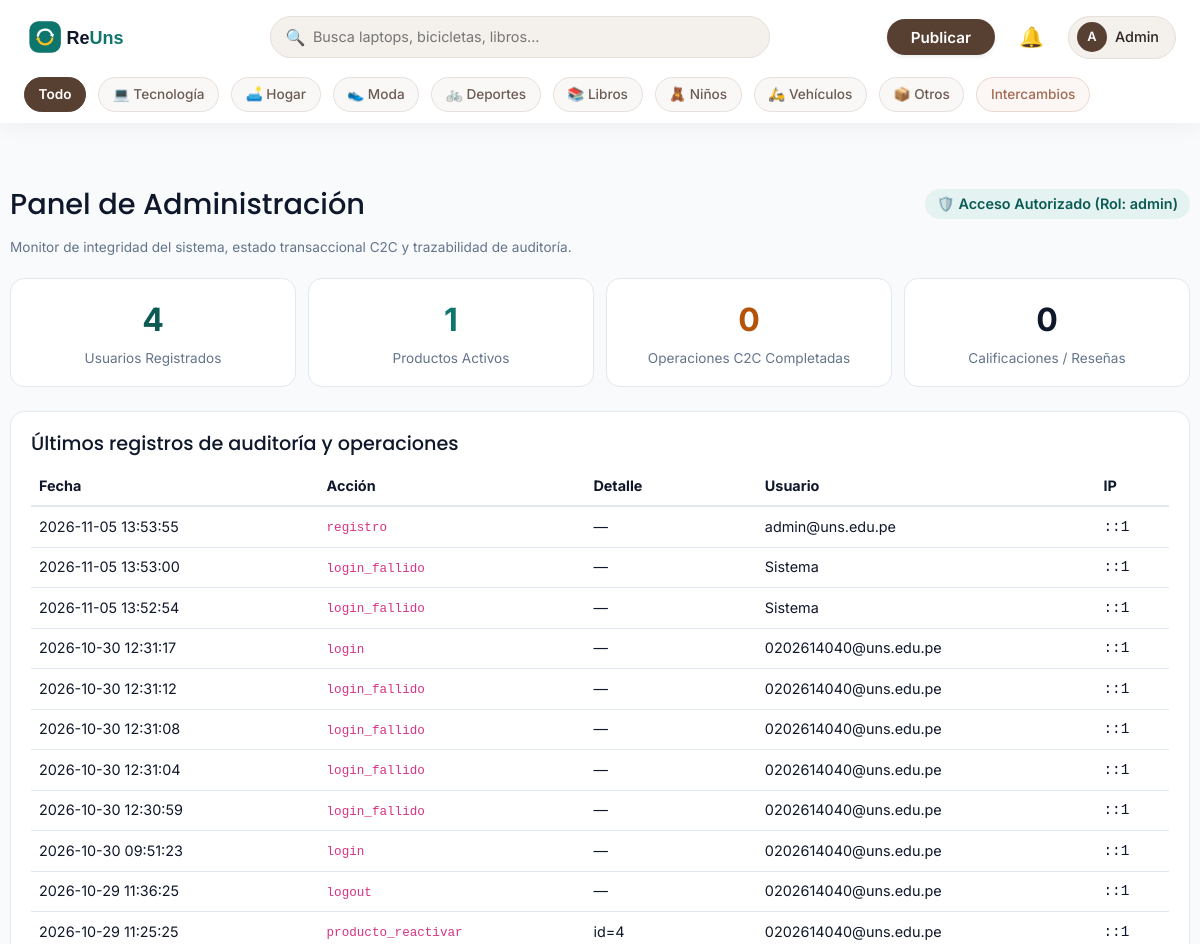
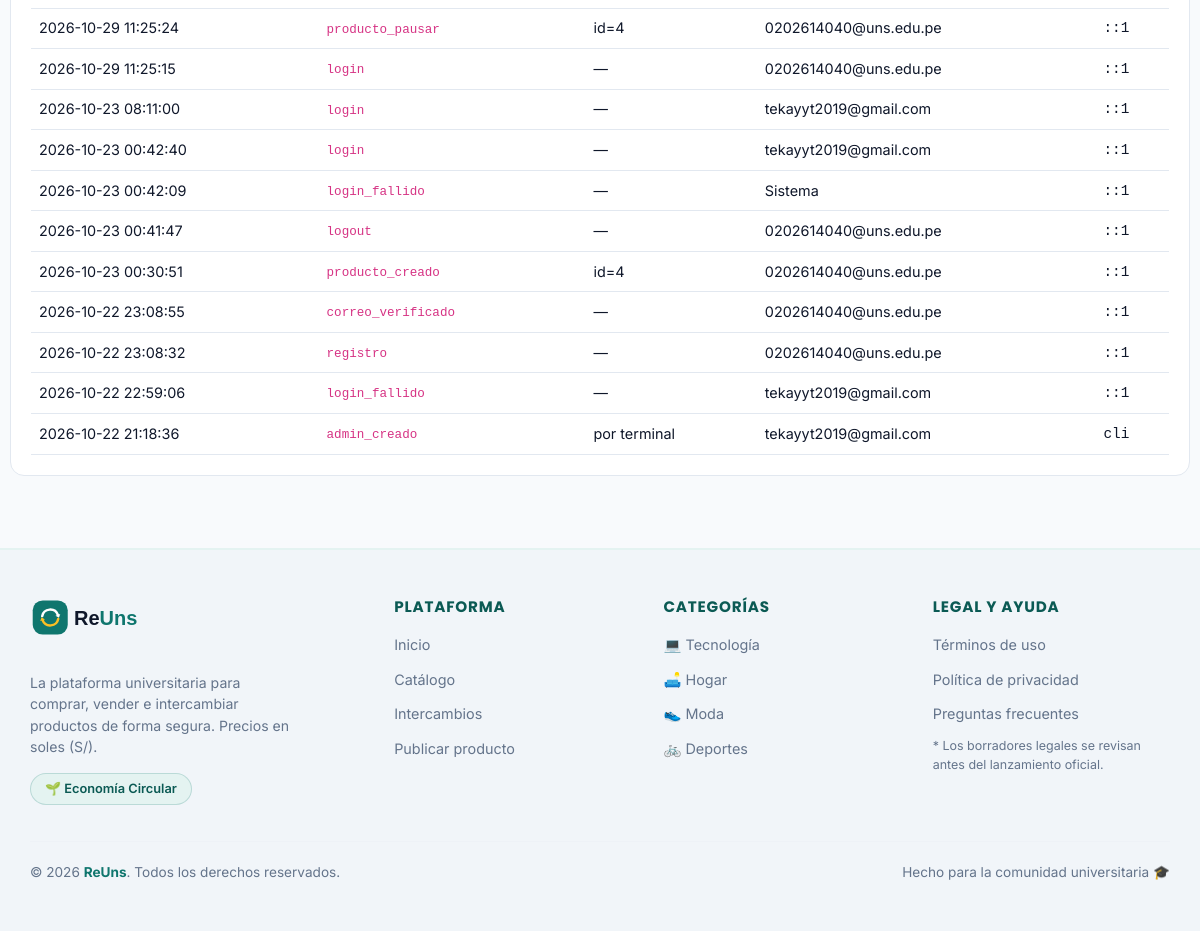
Page /admin/index.php (signed in) on the committed database (2 pictures, top to bottom).
### tables this page shows
CREATE TABLE `usuarios` (
  `id` int(10) UNSIGNED NOT NULL,
  `nombre` varchar(60) NOT NULL,
  `email` varchar(150) NOT NULL,
  `clave_hash` varchar(255) NOT NULL,
  `rol` enum('usuario','moderador','admin') NOT NULL DEFAULT 'usuario',
  `estado` enum('activo','suspendido') NOT NULL DEFAULT 'activo',
  `email_verificado_en` datetime DEFAULT NULL,
  `bio` varchar(300) DEFAULT NULL,
  `ubicacion` varchar(80) DEFAULT NULL,
  `foto` varchar(40) DEFAULT NULL,
  `version_sesion` int(10) UNSIGNED NOT NULL DEFAULT 1,
  `creado_en` datetime NOT NULL DEFAULT current_timestamp(),
  `ultimo_login` datetime DEFAULT NULL
);

CREATE TABLE `auditoria` (
  `id` bigint(20) UNSIGNED NOT NULL,
  `usuario_id` int(10) UNSIGNED DEFAULT NULL,
  `accion` varchar(60) NOT NULL,
  `detalle` varchar(255) DEFAULT NULL,
  `ip` varchar(45) NOT NULL,
  `creado_en` datetime NOT NULL DEFAULT current_timestamp()
);

### app/config/config.php (called while the page is built, shortened)
<?php
function e(?string $t): string { return htmlspecialchars($t ?? '', ENT_QUOTES, 'UTF-8'); }

### app/config/db.php (called while the page is built)
<?php
function db(): PDO {
  static $pdo = null;
  if ($pdo === null) {
    $pdo = new PDO('mysql:host='.env('DB_HOST','localhost').';dbname='.env('DB_NAME','reuns').';charset=utf8mb4',
      env('DB_USER','root'), env('DB_PASS',''),
      [PDO::ATTR_ERRMODE=>PDO::ERRMODE_EXCEPTION, PDO::ATTR_DEFAULT_FETCH_MODE=>PDO::FETCH_ASSOC, PDO::ATTR_EMULATE_PREPARES=>false]);
  }
  return $pdo;
}

### app/modelos/usuario.php (called while the page is built, shortened)
<?php
function usuario_por_id(int $id): ?array {
    $s = db()->prepare('SELECT * FROM usuarios WHERE id=?');
    $s->execute([$id]);
    return $s->fetch() ?: null;
}

### app/ayudas/sesion.php (called while the page is built, shortened)
<?php
function usuario_actual(): ?array {
  static $cache = false;
  if ($cache !== false) return $cache;
  $cache = null;
  if (!empty($_SESSION['uid'])) {
    $u = usuario_por_id((int)$_SESSION['uid']);
    if ($u && $u['estado'] === 'activo' && (int)$u['version_sesion'] === (int)($_SESSION['ver'] ?? 0)) $cache = $u;
    else { $_SESSION = []; }
  }
  return $cache;
}
function requerir_login(): array {
  $u = usuario_actual();
  return $u;
}
function requerir_rol(string ...$roles): array {
  $u = requerir_login();
  return $u;
}

### public/admin/index.php (the view, shortened to what this page needs)
<?php
require __DIR__ . '/../../app/ayudas/bootstrap.php';
requerir_rol('admin', 'moderador');
$totalUsuarios   = (int) db()->query('SELECT COUNT(*) FROM usuarios')->fetchColumn();
$totalProductos  = (int) db()->query("SELECT COUNT(*) FROM productos WHERE estado = 'activo'")->fetchColumn();
$totalCompletadas = 0;
$totalCalifs = 0;
try {
    $sOp = db()->query("SELECT (SELECT COUNT(*) FROM ofertas WHERE estado = 'completada') + (SELECT COUNT(*) FROM intercambios WHERE estado = 'completado')");
    $totalCompletadas = (int)$sOp->fetchColumn();
    $sCal = db()->query("SELECT COUNT(*) FROM calificaciones");
    $totalCalifs = (int)$sCal->fetchColumn();
} catch (Throwable $e) {
}
$log = db()->query(
    'SELECT a.creado_en, a.accion, a.detalle, a.ip, u.email
     FROM auditoria a
     LEFT JOIN usuarios u ON u.id = a.usuario_id
     ORDER BY a.id DESC
     LIMIT 25'
)->fetchAll();
require APP . '/vistas/cabecera.php';
?>
<link rel="stylesheet" href="<?= BASE ?>/assets/css/operaciones.css">
<div class="contenedor" style="padding:24px 0">
    <div style="display:flex;justify-content:space-between;align-items:center;flex-wrap:wrap;gap:12px;margin-bottom:16px">
        <h1 style="font-size:1.8rem;margin:0">Panel de Administración</h1>
        <span class="badge-reputacion" style="background:var(--verde-cl);color:var(--verde-osc);font-size:0.9rem;padding:4px 12px">
            🛡️ Acceso Autorizado (Rol: <?= e(usuario_actual()['rol']) ?>)
        </span>
    </div>
    <p class="meta" style="margin-bottom:20px">
        Monitor de integridad del sistema, estado transaccional C2C y trazabilidad de auditoría.
    </p>
    <div class="cat-grid" style="grid-template-columns:repeat(auto-fit, minmax(200px, 1fr));margin-bottom:24px">
        <div class="panel" style="text-align:center;padding:16px">
            <span style="font-size:2rem;font-weight:700;color:var(--verde-osc);display:block"><?= $totalUsuarios ?></span>
            <span class="meta">Usuarios Registrados</span>
        </div>
        <div class="panel" style="text-align:center;padding:16px">
            <span style="font-size:2rem;font-weight:700;color:var(--verde);display:block"><?= $totalProductos ?></span>
            <span class="meta">Productos Activos</span>
        </div>
        <div class="panel" style="text-align:center;padding:16px">
            <span style="font-size:2rem;font-weight:700;color:var(--ambar-osc);display:block"><?= $totalCompletadas ?></span>
            <span class="meta">Operaciones C2C Completadas</span>
        </div>
        <div class="panel" style="text-align:center;padding:16px">
            <span style="font-size:2rem;font-weight:700;color:var(--tinta);display:block"><?= $totalCalifs ?></span>
            <span class="meta">Calificaciones / Reseñas</span>
        </div>
    </div>
    <div class="panel" style="overflow-x:auto">
        <h2 style="font-size:1.2rem;margin-bottom:12px">Últimos registros de auditoría y operaciones</h2>
        <table class="tabla" style="width:100%;font-size:0.9rem">
            <thead>
                <tr style="text-align:left;border-bottom:2px solid var(--linea)">
                    <th style="padding:8px">Fecha</th>
                    <th style="padding:8px">Acción</th>
                    <th style="padding:8px">Detalle</th>
                    <th style="padding:8px">Usuario</th>
                    <th style="padding:8px">IP</th>
                </tr>
            </thead>
            <tbody>
                <?php if (!$log): ?>
                    <tr><td colspan="5" style="padding:16px;text-align:center" class="meta">No hay registros de auditoría.</td></tr>
                <?php else: ?>
                    <?php foreach ($log as $r): ?>
                        <tr style="border-bottom:1px solid var(--linea)">
                            <td style="padding:8px;white-space:nowrap"><?= e($r['creado_en']) ?></td>
                            <td style="padding:8px"><code><?= e($r['accion']) ?></code></td>
                            <td style="padding:8px"><?= e($r['detalle'] ?? '—') ?></td>
                            <td style="padding:8px"><?= e($r['email'] ?? 'Sistema') ?></td>
                            <td style="padding:8px;font-family:monospace"><?= e($r['ip']) ?></td>
                        </tr>
                    <?php endforeach; ?>
                <?php endif; ?>
            </tbody>
        </table>
    </div>
</div>
<?php require APP . '/vistas/pie.php'; ?>

### app/vistas/cabecera.php (shortened to what this page needs)
<?php
$usr = usuario_actual();
?>
<!DOCTYPE html>
<html lang="es">
<head>
    <link href="https://cdn.jsdelivr.net/npm/bootstrap@5.3.3/dist/css/bootstrap.min.css" rel="stylesheet">
    <link rel="stylesheet" href="<?= BASE ?>/assets/css/base.css">
    <link rel="stylesheet" href="<?= BASE ?>/assets/css/social.css">
</head>
<body>
<header class="cab">
  <div class="cab__contenedor-interno">
    <div class="cab__fila">
      <a href="<?= BASE ?>/index.php" class="cab__logo">
          <img src="<?= BASE ?>/assets/img/logo.svg" alt="ReUns" width="130" height="36">
      </a>
      <form class="buscador-compacto" action="<?= BASE ?>/paginas/catalogo.php" method="get" role="search">
        <span class="buscador-icono">🔍</span>
        <input id="q" name="q" type="search" placeholder="Busca laptops, bicicletas, libros..." value="<?= e($_GET['q'] ?? '') ?>">
      </form>
      <nav class="cab__acciones" aria-label="Cuenta">
        <?php if ($usr):
          $inicialUsuario = mb_strtoupper(mb_substr($usr['nombre'], 0, 1));
        ?>
          <a class="btn btn-publicar-calido btn-sm px-4 rounded-pill fw-semibold shadow-sm" href="<?= BASE ?>/paginas/publicar.php">Publicar</a>
          <a href="<?= BASE ?>/paginas/notificaciones.php" class="position-relative text-dark text-decoration-none p-2" aria-label="Notificaciones">
              <span style="font-size: 1.25rem;">🔔</span>
          </a>
          <div class="menu-usuario-hover-container">
              <div class="btn-perfil-toggle">
                  <span class="avatar-circulo"><?= e($inicialUsuario) ?></span>
                  <span class="text-truncate d-none d-sm-inline" style="max-width: 110px;"><?= e($usr['nombre']) ?></span>
              </div>
          </div>
        <?php else: ?>
          <a class="btn btn-outline-secondary btn-sm rounded-pill px-3" href="<?= BASE ?>/paginas/login.php">Ingresar</a>
          <a class="btn btn-publicar-calido btn-sm rounded-pill px-3 shadow-sm" href="<?= BASE ?>/paginas/registro.php">Crear cuenta</a>
        <?php endif; ?>
      </nav>
    </div>
  </div>
  <div class="cats-wrapper">
      <div class="cab__contenedor-interno">
          <nav class="cats-nav" aria-label="Categorías">
              <a href="<?= BASE ?>/paginas/catalogo.php" class="<?= !isset($_GET['cat']) && empty($_GET['mod']) ? 'activo' : '' ?>">Todo</a>
              <?php foreach (categorias() as $k => [$n, $i]): ?>
                  <a href="<?= BASE ?>/paginas/catalogo.php?cat=<?= $k ?>" class="<?= (isset($_GET['cat']) && $_GET['cat'] == $k) ? 'activo' : '' ?>">
                      <?= $i . ' ' . e($n) ?>
                  </a>
              <?php endforeach; ?>
              <a href="<?= BASE ?>/paginas/catalogo.php?mod=intercambio" class="cats__trueque <?= (isset($_GET['mod']) && $_GET['mod'] == 'intercambio') ? 'activo' : '' ?>">Intercambios</a>
          </nav>
      </div>
  </div>
</header>
<main id="contenido">

### public/assets/css/base.css (style rules this page uses)
:root { --verde: #0F766E; --verde-osc: #0B5A54; --verde-cl: #E4F3F1; --ambar: #F59E0B; --ambar-osc: #B45309; --tinta: #0F172A; --gris: #64748B; --linea: #E2E8F0; --fondo: #F8FAFC; --blanco: #fff; --error: #B91C1C; --footer:#B7D894; --r: 14px; --sombra: 0 1px 2px rgba(15, 23, 42, .06), 0 4px 14px rgba(15, 23, 42, .05); }
* { box-sizing: border-box; }
body { margin: 0; font: 400 16px/1.55 Inter, system-ui, sans-serif; color: var(--tinta); background: var(--fondo); }
h1, h2, h3 { font-family: Poppins, Inter, sans-serif; line-height: 1.2; margin: 0 0 .5em; }
h1 { font-size: clamp(1.9rem, 4.5vw, 3rem); }
h2 { font-size: 1.5rem; }
a { color: var(--verde); }
img { max-width: 100%; }
.contenedor { max-width: 1180px; margin: 0 auto; padding: 0 16px; }
.btn { display: inline-block; border: 2px solid transparent; border-radius: 999px; padding: .55em 1.2em; font: 600 .95rem Inter, sans-serif; cursor: pointer; text-decoration: none; text-align: center; }
.cab { background: #fff; border-bottom: 1px solid var(--linea); position: sticky; top: 0; z-index: 20; }
.cab__fila { display: flex; align-items: center; gap: 16px; padding-top: 10px; padding-bottom: 10px; flex-wrap: wrap; }
.cab__logo img { display: block; }
.cab__acciones { display: flex; align-items: center; gap: 14px; }
.cab__acciones > a:not(.btn) { text-decoration: none; color: var(--tinta); font-weight: 500; }
.cats__trueque { background: #FEF3C7; font-weight: 600; }
.cat-grid { display: grid; grid-template-columns: repeat(auto-fill, minmax(130px, 1fr)); gap: 12px; }
.meta { margin: 4px 0 0; color: var(--gris); font-size: .85rem; }
.panel { background: #fff; border: 1px solid var(--linea); border-radius: var(--r); padding: 20px; }
.tabla { width: 100%; border-collapse: collapse; font-size: .9rem; }
.tabla th, .tabla td { text-align: left; padding: 8px; border-bottom: 1px solid var(--linea); }
main#contenido { padding-top: 24px; min-height: calc(100vh - 400px); }

### public/assets/css/operaciones.css (style rules this page uses)
.badge-reputacion { display: inline-flex; align-items: center; gap: 4px; background: #FEF3C7; color: #78350F; font-weight: 600; font-size: 0.82rem; padding: 2px 8px; border-radius: 999px; }

### rows in the picture
usuarios: nombre "A", nombre "Admin", rol "admin"
auditoria: creado_en "2026-11-05 13:53:55", accion "registro", detalle "—", usuario.email "admin@uns.edu.pe", ip "::1"
auditoria: creado_en "2026-11-05 13:53:00", accion "login_fallido", detalle "—", email "Sistema", ip "::1"
auditoria: creado_en "2026-11-05 13:52:54", accion "login_fallido", detalle "—", email "Sistema", ip "::1"
auditoria: creado_en "2026-10-30 12:31:17", accion "login", detalle "—", usuario.email "0202614040@uns.edu.pe", ip "::1"
auditoria: creado_en "2026-10-30 12:31:12", accion "login_fallido", detalle "—", usuario.email "0202614040@uns.edu.pe", ip "::1"
auditoria: creado_en "2026-10-30 12:31:08", accion "login_fallido", detalle "—", usuario.email "0202614040@uns.edu.pe", ip "::1"
auditoria: creado_en "2026-10-30 12:31:04", accion "login_fallido", detalle "—", usuario.email "0202614040@uns.edu.pe", ip "::1"
auditoria: creado_en "2026-10-30 12:30:59", accion "login_fallido", detalle "—", usuario.email "0202614040@uns.edu.pe", ip "::1"
auditoria: creado_en "2026-10-30 09:51:23", accion "login", detalle "—", usuario.email "0202614040@uns.edu.pe", ip "::1"
auditoria: creado_en "2026-10-29 11:36:25", accion "logout", detalle "—", usuario.email "0202614040@uns.edu.pe", ip "::1"
auditoria: creado_en "2026-10-29 11:25:25", accion "producto_reactivar", detalle "id=4", usuario.email "0202614040@uns.edu.pe", ip "::1"
auditoria: creado_en "2026-10-29 11:25:24", accion "producto_pausar", detalle "id=4", usuario.email "0202614040@uns.edu.pe", ip "::1"
auditoria: creado_en "2026-10-29 11:25:15", accion "login", detalle "—", usuario.email "0202614040@uns.edu.pe", ip "::1"
auditoria: creado_en "2026-10-23 08:11:00", accion "login", detalle "—", usuario.email "tekayyt2019@gmail.com", ip "::1"
auditoria: creado_en "2026-10-23 00:42:40", accion "login", detalle "—", usuario.email "tekayyt2019@gmail.com", ip "::1"
auditoria: creado_en "2026-10-23 00:42:09", accion "login_fallido", detalle "—", email "Sistema", ip "::1"
auditoria: creado_en "2026-10-23 00:41:47", accion "logout", detalle "—", usuario.email "0202614040@uns.edu.pe", ip "::1"
auditoria: creado_en "2026-10-23 00:30:51", accion "producto_creado", detalle "id=4", usuario.email "0202614040@uns.edu.pe", ip "::1"
auditoria: creado_en "2026-10-22 23:08:55", accion "correo_verificado", detalle "—", usuario.email "0202614040@uns.edu.pe", ip "::1"
auditoria: creado_en "2026-10-22 23:08:32", accion "registro", detalle "—", usuario.email "0202614040@uns.edu.pe", ip "::1"
auditoria: creado_en "2026-10-22 22:59:06", accion "login_fallido", detalle "—", usuario.email "tekayyt2019@gmail.com", ip "::1"
auditoria: creado_en "2026-10-22 21:18:36", accion "admin_creado", detalle "por terminal", usuario.email "tekayyt2019@gmail.com", ip "cli"

### other values in the picture
$i "💻"
$n "Tecnología"
$i "🛋️"
$n "Hogar"
$i "👟"
$n "Moda"
$i "🚲"
$n "Deportes"
$i "📚"
$n "Libros"
$i "🧸"
$n "Niños"
$i "🛵"
$n "Vehículos"
$i "📦"
